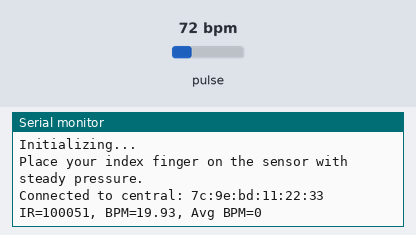
Bench run of a sketch on a simulated Arduino Nano 33 IoT. On the bench: the last lines printed to the serial monitor. Inputs (shaded band) come from the test bench; at power-on: pulse 72 bpm. Nothing arrives over Bluetooth unless stated; a phone connects over Bluetooth LE 3 s after start.

Above: at 3.8 s.
3.9 s: pulse set to 42 bpm
At 5.3 s:
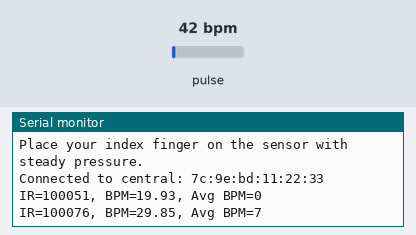
5.4 s: pulse set to 70 bpm
At 8.1 s:
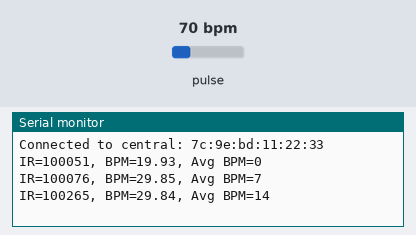
Timing chart, 0 to 9.6 s (numbered marks = the images above; inputs shaded):
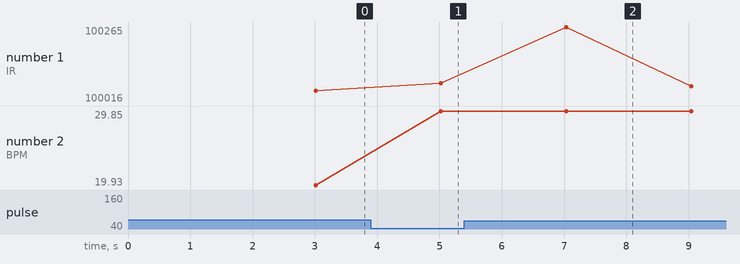

The sketch:

nanoBLE.ino
```cpp
#include <Wire.h>
#include "MAX30105.h"
#include "heartRate.h"
#include <ArduinoBLE.h>

MAX30105 particleSensor;

const byte RATE_SIZE = 4;
byte rates[RATE_SIZE];
byte rateSpot = 0;
long lastBeat = 0;

float beatsPerMinute;
int beatAvg;

// BLE Heart Rate Service and Characteristic
BLEService heartRateService("180D");
BLEUnsignedCharCharacteristic heartRateChar("2A37", BLERead | BLENotify);

void setup()
{
  Serial.begin(115200);
  Serial.println("Initializing...");

  // Initialize sensor
  if (!particleSensor.begin(Wire, I2C_SPEED_FAST))
  {
    Serial.println("MAX30105 was not found. Please check wiring/power.");
    while (1);
  }

  // Initialize BLE
  if (!BLE.begin())
  {
    Serial.println("Starting BLE failed!");
    while(1);
  }
  BLE.setLocalName("HeartRateSensor");
  BLE.setAdvertisedService(heartRateService);
  heartRateService.addCharacteristic(heartRateChar);
  BLE.addService(heartRateService);
  heartRateChar.writeValue(0);  // Initial heart rate value
  BLE.advertise();

  Serial.println("Place your index finger on the sensor with steady pressure.");

  particleSensor.setup();
  particleSensor.setPulseAmplitudeRed(0x0A);
  particleSensor.setPulseAmplitudeGreen(0);
}

void loop()
{
  BLEDevice central = BLE.central();  // Wait for a BLE central to connect

  // If device is connected, read the sensor and send data
  if (central)
  {
    Serial.print("Connected to central: ");
    Serial.println(central.address());

    while (central.connected())
    {
      long irValue = particleSensor.getIR();
      if (checkForBeat(irValue) == true)
      {
        long delta = millis() - lastBeat;
        lastBeat = millis();

        beatsPerMinute = 60 / (delta / 1000.0);

        if (beatsPerMinute < 255 && beatsPerMinute > 20)
        {
          rates[rateSpot++] = (byte)beatsPerMinute;
          rateSpot %= RATE_SIZE;

          beatAvg = 0;
          for (byte x = 0; x < RATE_SIZE; x++)
            beatAvg += rates[x];
          beatAvg /= RATE_SIZE;

          heartRateChar.writeValue(beatAvg);  // Send heart rate over BLE
        }
      }

      Serial.print("IR=");
      Serial.print(irValue);
      Serial.print(", BPM=");
      Serial.print(beatsPerMinute);
      Serial.print(", Avg BPM=");
      Serial.println(beatAvg);
      delay(2000);  // Update every 2 seconds
    }

    Serial.print("Disconnected from central: ");
    Serial.println(central.address());
  }
}
```

License.ino
```cpp
// (licence header left out)

```

Measured:
- after the input at 3.9 s, the serial monitor: prints a new line after 1.1 s (image 1)
- after the input at 5.4 s, the serial monitor: prints a new line after 1.6 s (image 2)
- plotted number 1: 100051 → 100076 after the input at 3.9 s, 100076 → 100016 after the input at 5.4 s
